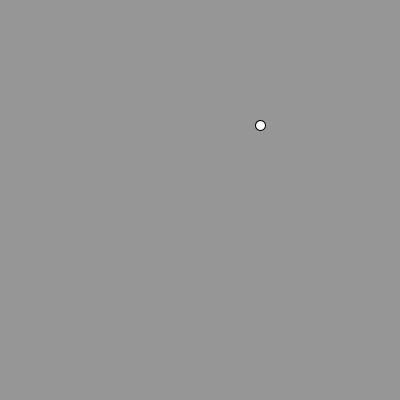
Frame 1 (no input)
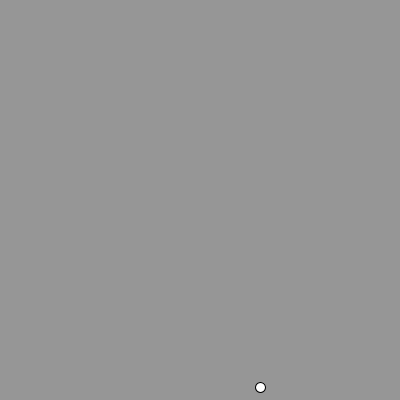
Frame 60 (the mouse pressed at the canvas centre just before this capture)
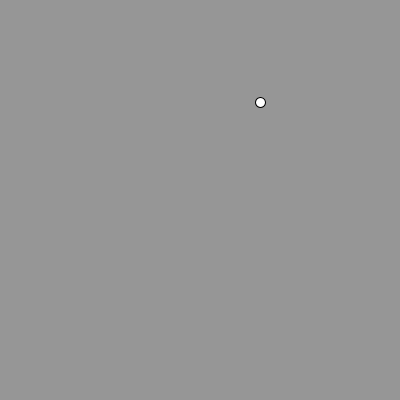
Frame 120 (the mouse held since frame 60 and released just before this capture)

The Processing sketch that drew these frames (run headless with seeded random() and noise(); from frame 60 on, the mouse is pressed at the canvas centre):

// Processing sketch: processing_67060
// ── processing_67060.pde

float d;
float xPos;
float yPos;
float xVel; 
float yVel;


void setup(){
  size(400, 400);
  d = (10);
  xPos = random (10 + d/2, width - d/2);
  yPos = random (20 + d/2, width - d/2);
  xVel = random (20);
   yVel = random(20);
  ellipse(50, 50, 100, 100);
  frameRate(10);
}
void draw(){
  
  background(150);
  
  if (xPos < 10 + d/2){
    xVel = -xVel;
  }
  
  if (yPos < 10 + d/2){ 
    yVel = -yVel;
  }
  
   if (xPos > width - d/2){
    xVel = -xVel;
  }
 
  if (yPos > width - d/2){ 
    yVel = -yVel;
  }
  yPos += yVel;
  ellipse(xPos,yPos,d,d);

}
